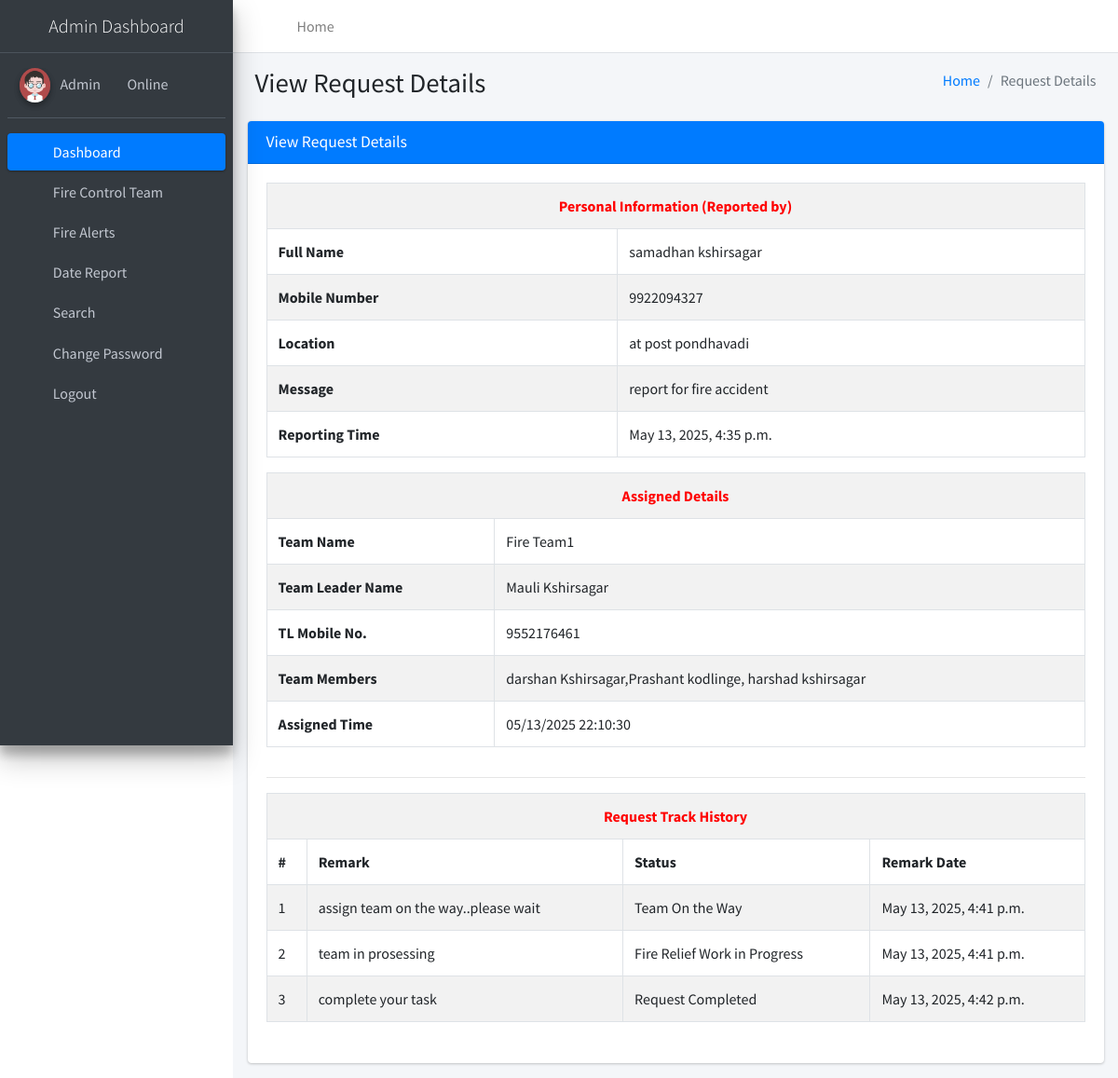
/viewRequestDetails/20 (signed in), run on the app's committed database.
### firereport/models.py (models this page shows, shortened)
class Firereport(models.Model):
    FullName = models.CharField(max_length=250, null=True)
    MobileNumber = models.CharField(max_length=12, null=True)
    Location = models.CharField(max_length=200, null=True)
    Message = models.CharField(max_length=200, null=True)
    AssignTo = models.ForeignKey(Teams, on_delete=models.CASCADE, null=True)
    Status = models.CharField(max_length=150, null=True)
    Postingdate = models.DateTimeField(auto_now_add=True)
    AssignedTime = models.CharField(max_length=150, null=True)
    UpdationDate = models.DateTimeField(null=True)

class Teams(models.Model):
    teamName = models.CharField(max_length=200, null=True)
    teamLeaderName = models.CharField(max_length=250, null=True)
    teamLeadMobno = models.CharField(max_length=15, null=True)
    teamMembers = models.CharField(max_length=300, null=True)
    postingDate = models.DateTimeField(auto_now_add=True)

class Firetequesthistory(models.Model):
    firereport = models.ForeignKey(Firereport, on_delete=models.CASCADE, null=True)
    status = models.CharField(max_length=200, null=True)
    remark = models.CharField(max_length=250, null=True)
    postingDate = models.DateTimeField(auto_now_add=True)

### firereport/views.py (the view)
# urls.py: path('viewRequestDetails/<int:pid>', viewRequestDetails, name='viewRequestDetails'),
def viewRequestDetails(request,pid):
    if not request.user.is_authenticated:
        return redirect('admin_login')
    firereport = Firereport.objects.get(id=pid)
    report1 = Firetequesthistory.objects.filter(firereport=firereport)
    firereportid = firereport.id
    team = Teams.objects.all()
    reportcount = Firetequesthistory.objects.filter(firereport=firereport).count()
    try:
        if request.method == "POST":
            teamid = request.POST['AssignTo']
            Status="Assigned"
            team1 = Teams.objects.get(id=teamid)
            try:
                firereport.AssignTo = team1
                firereport.Status = Status
                now = datetime.now()
                firereport.AssignedTime = now.strftime("%m/%d/%Y %H:%M:%S")
                firereport.save()
                error = "no"
            except:
                error = "yes"
    except:
        if request.method == "POST":
            status = request.POST['status']
            remark = request.POST['remark']
            try:
                requesttracking = Firetequesthistory.objects.create(firereport=firereport,status=status, remark=remark)
                firereport.Status = status
                firereport.save()
                firereport.UpdationDate = date.today()
                error1 = "no"
            except:
                error1 = "yes"
    return render(request, 'admin/viewRequestDetails.html', locals())

### firereport/templates/admin/viewRequestDetails.html (shortened to what this page needs)
{% extends 'adminNavbar.html' %}
{% block main %}
{% load static %}
<section class="content">
    <div class="content-header">
        <div class="container-fluid">
            <div class="row mb-2">
                <div class="col-sm-6">
                    <h1 class="m-0">View Request Details</h1>
                </div>
                <div class="col-sm-6">
                    <ol class="breadcrumb float-sm-right">
                        <li class="breadcrumb-item"><a href="{% url 'dashboard' %}">Home</a></li>
                        <li class="breadcrumb-item active">Request Details</li>
                    </ol>
                </div>
            </div>
        </div>
    </div>
    <div class="container-fluid">
        <div class="row">
            <div class="col-md-12">
                <div class="card card-primary">
                    <div class="card-header">
                        <h3 class="card-title">View Request Details</h3>
                    </div>
                    <div class="card-body">
                        <div class="row">
                            <div class="col-12">
                                <table id="example1" class="table table-bordered table-striped">
                                    <tr>
                                        <th style="text-align: center; color: red;" colspan="2">Personal Information (Reported by)
                                        </th>
                                    </tr>
                                    <tr>
                                        <th>Full Name</th>
                                        <td>{{firereport.FullName}}</td>
                                    </tr>
                                    <tr>
                                        <th>Mobile Number</th>
                                        <td>{{firereport.MobileNumber}}</td>
                                    </tr>
                                    <tr>
                                        <th>Location</th>
                                        <td>{{firereport.Location}}</td>
                                    </tr>
                                    <tr>
                                        <th>Message</th>
                                        <td>{{firereport.Message}}</td>
                                    </tr>
                                    <tr>
                                        <th>Reporting Time</th>
                                        <td>{{firereport.Postingdate}}</td>
                                    </tr>
                                </table>
                            </div>
                            {% if firereport.AssignTo == null %}
                            <h4 align="center" style="color:red;"> Not Assigned Yet </h4>
                            {% else %}
                            <div class="col-12">
                                <table id="example1" class="table table-bordered table-striped">
                                    <tr>
                                        <th style="text-align: center; color: red;" colspan="2">Assigned Details</th>
                                    </tr>
                                    <tr>
                                        <th>Team Name</th>
                                        <td>{{firereport.AssignTo.teamName}}</td>
                                    </tr>
                                    <tr>
                                        <th>Team Leader Name</th>
                                        <td>{{firereport.AssignTo.teamLeaderName}}</td>
                                    </tr>
                                    <tr>
                                        <th>TL Mobile No.</th>
                                        <td>{{firereport.AssignTo.teamLeadMobno}}</td>
                                    </tr>
                                    <tr>
                                        <th>Team Members</th>
                                        <td>{{firereport.AssignTo.teamMembers}}</td>
                                    </tr>
                                    <tr>
                                        <th>Assigned Time</th>
                                        <td>{{firereport.AssignedTime}}</td>
                                    </tr>
                                </table>
                            </div>
                            {% endif %}
                        </div>
                        <hr>
                        {% if reportcount != 0 %}
                        <table id="example1" class="table table-bordered table-striped">
                            <tr align="center" style="color: red;">
                                <th colspan="4">Request Track History</th>
                            </tr>
                            <tr>
                                <th>#</th>
                                <th>Remark</th>
                                <th>Status</th>
                                <th>Remark Date</th>
                            </tr>
                            {% for i in report1 %}
                            <tr>
                                <td>{{forloop.counter}}</td>
                                <td>{{i.remark}}</td>
                                <td>{{i.status}}</td>
                                <td>{{i.postingDate}}</td>
                            </tr>
                            {% endfor %}
                        </table>
                        {% endif %}
                        <br>
                    </div>
                </div>
            </div>
        </div>
    </div>
</section>
{% endblock %}

### firereport/templates/adminNavbar.html (shortened to what this page needs)
{% load static %}
<!DOCTYPE html>
<html lang="en">
<head>
<link rel="stylesheet"
	href="{% static 'plugins/fontawesome-free/css/all.min.css' %}">
<link rel="stylesheet"
	href="https://code.ionicframework.com/ionicons/2.0.1/css/ionicons.min.css">
<link rel="stylesheet"
	href="{% static 'plugins/tempusdominus-bootstrap-4/css/tempusdominus-bootstrap-4.min.css' %}">
<link rel="stylesheet"
	href="{% static 'plugins/icheck-bootstrap/icheck-bootstrap.min.css' %}">
<link rel="stylesheet" href="{% static 'plugins/jqvmap/jqvmap.min.css' %}">
<link rel="stylesheet" href="{% static 'dist/css/adminlte.min.css' %}">
<link rel="stylesheet"
	href="{% static 'plugins/overlayScrollbars/css/OverlayScrollbars.min.css' %}">
<link rel="stylesheet"
	href="{% static 'plugins/daterangepicker/daterangepicker.css' %}">
<link rel="stylesheet"
	href="{% static 'plugins/summernote/summernote-bs4.min.css' %}">
</head>
<body class="hold-transition sidebar-mini layout-fixed">
	<div class="wrapper">
		<nav
			class="main-header navbar navbar-expand navbar-white navbar-light">
			<ul class="navbar-nav">
				<li class="nav-item"><a class="nav-link" data-widget="pushmenu"
					href="#" role="button"><i class="fas fa-bars"></i></a></li>
				<li class="nav-item d-none d-sm-inline-block"><a
					href="{% url 'dashboard' %}" class="nav-link">Home</a></li>
			</ul>
			<ul class="navbar-nav ml-auto">
				<li class="nav-item"><a class="nav-link"
					data-widget="fullscreen" href="#" role="button"> <i
						class="fas fa-expand-arrows-alt"></i>
				</a></li>
				<li class="nav-item"><a class="nav-link"
					data-widget="control-sidebar" data-controlsidebar-slide="true"
					href="#" role="button"> <i class="fas fa-th-large"></i>
				</a></li>
			</ul>
		</nav>
		<aside class="main-sidebar sidebar-dark-primary elevation-4">
			<a href="#" class="brand-link"> <img src=""
				<center><span class="brand-text font-weight-light">Admin Dashboard</span></center>
			</a>
			<div class="sidebar">
				<div class="user-panel mt-3 pb-3 mb-3 d-flex">
					<div class="image">
						<img src="{% static 'dist/img/user2-160x160.jpg' %}"
							class="img-circle elevation-2" alt="User Image">
					</div>
					<div class="info">
						<a href="#">Admin &nbsp;&nbsp;</a> <a href="#"><i
							class="fa fa-circle text-success"></i> Online</a>
					</div>
				</div>
				<nav class="mt-2">
					<ul class="nav nav-pills nav-sidebar flex-column"
						data-widget="treeview" role="menu" data-accordion="false">
						<li class="nav-item"><a href="{% url 'dashboard' %}"
							class="nav-link active"> <i
								class="nav-icon fas fa-tachometer-alt"></i>
								<p>Dashboard</p>
						</a></li>
						<li class="nav-item">
							<a href="#" class="nav-link"> <i class="nav-icon fas fa-th"></i>
								<p> Fire Control Team <i class="fas fa-angle-left right"></i> </p>
							</a>
						</li>
						<li class="nav-item">
							<a href="#" class="nav-link"> <i class="nav-icon fas fa-tree"></i>
								<p>Fire Alerts <i class="fas fa-angle-left right"></i></p>
							</a>
						</li>
						<li class="nav-item"><a href="{% url 'dateReport' %}"
							class="nav-link"> <i class="nav-icon fas fa-calendar-alt"></i>
								<p>Date Report</p>
						</a></li>
						<li class="nav-item"><a href="{% url 'search' %}"
							class="nav-link"> <i class="nav-icon fas fa-search"></i>
								<p>Search</p>
						</a></li>
						<li class="nav-item"><a href="{% url 'changePassword' %}"
							class="nav-link"> <i class="nav-icon fas fa-cogs"></i>
								<p>Change Password</p>
						</a></li>
						<li class="nav-item"><a href="/logout" class="nav-link">
								<i class="nav-icon fas fa-power-off"></i>
								<p>Logout</p>
						</a></li>
					</ul>
				</nav>
			</div>
		</aside>
		<div class="content-wrapper">
			{% block main %}
			{% endblock %}
		</div>
	</div>
</body>
</html>

### data on the page
Firereport: FullName "samadhan kshirsagar", MobileNumber "9922094327", Location "at post pondhavadi", Message "report for fire accident", Postingdate "May 13, 2025, 4:35 p.m.", AssignTo.teamName "Fire Team1", AssignTo.teamLeaderName "Mauli Kshirsagar", AssignTo.teamLeadMobno "9552176461", AssignTo.teamMembers "darshan Kshirsagar,Prashant kodlinge, harshad kshirsagar", AssignedTime "05/13/2025 22:10:30"
Firetequesthistory: remark "assign team on the way..please wait", status "Team On the Way", postingDate "May 13, 2025, 4:41 p.m."
Firetequesthistory: remark "team in prosessing", status "Fire Relief Work in Progress", postingDate "May 13, 2025, 4:41 p.m."
Firetequesthistory: remark "complete your task", status "Request Completed", postingDate "May 13, 2025, 4:42 p.m."
